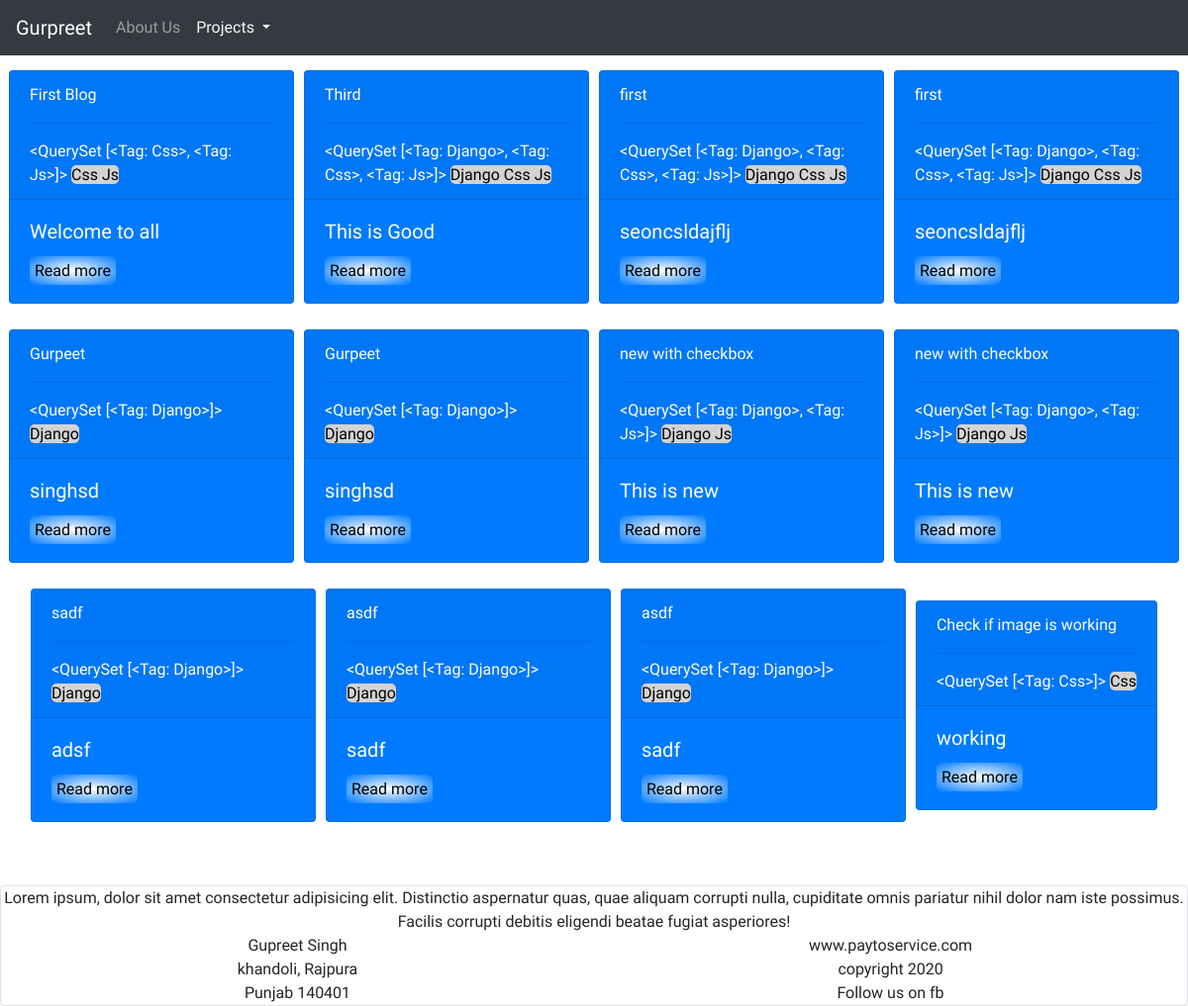
Page /posts on the earlier database version.
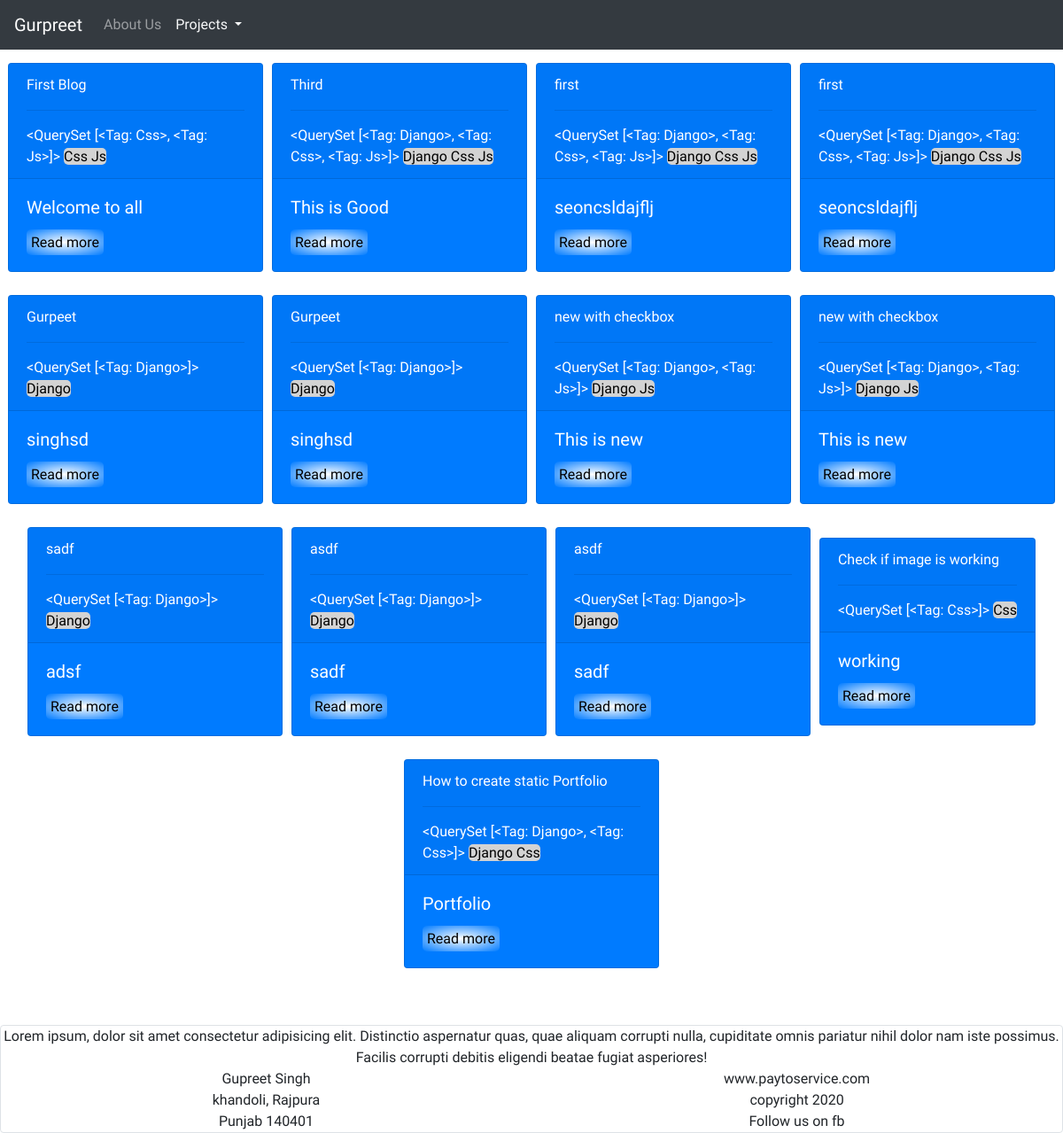
Same page on the later database version.
### blog/models.py (models this page shows, shortened)
class Post(models.Model):
    headline = models.CharField(max_length=200,null=True,blank=True)
    sub_headline = models.CharField(max_length=200,null=True,blank=True)
    content = models.TextField(null=True,blank=True)
    published_on = models.DateTimeField(auto_now_add = True)
    updated_on = models.DateTimeField(auto_now_add = True)
    active = models.BooleanField(default = False)
    tags = models.ManyToManyField('Tag',blank=True)
    thumbnail = models.ImageField(null=True,blank=True,upload_to="media")

class Tag(models.Model):
    name = models.CharField(max_length=200,null=True,blank=True)
    def __str__(self):
        return self.name

### blog/views.py (the view)
# urls.py: path("posts",views.posts,name='posts'),
def posts(request):
    context = {
        'posts':Post.objects.filter(active=True)
    }
    return render(request,"blog/posts.html",context)

### blog/templates/blog/posts.html (shortened to what this page needs)
{% extends "blog/structure.html" %}
{% load static %}
{% block links %}
<link  rel="stylesheet" href="{% static 'css/default.css'%}">
<link  id ="theme-style" rel="stylesheet" href="{% static 'css/light.css'%}">
{% endblock links%}
{% block navbar %}
    {% include "blog/navbar.html"%}
{% endblock navbar%}
{% block content %}
<div class="container-fluid">
   <div class="row">
        <div class="posts">
            {% for post in posts %}
                <div class="card text-white bg-primary mb-3" style="max-width: 18rem;">
                    <div class="card-header">{{post.headline}}
                        <hr>
                        {{post.tags.all}}
                            <span class="tags">
                                {% for tags in post.tags.all %}
                                    {{tags}}
                                {% endfor %}
                            </span>
                    </div>
                    <div class="card-body">
                        <h5 class="card-title">{{post.sub_headline}}</h5>
                        <a href="{% url 'post' post.id %}" class="">Read more</a>
                    </div>
                </div>
            {% endfor%}
        </div>
    </div>
</div>
{% endblock content%}
{% block footer %}
    {% include "blog/footer.html" %}
{% endblock footer %}

Differences in the rows shown:
added Post: headline "How to create static Portfolio", tags.all "<QuerySet [<Tag: Django>, <Tag: Css>]>", sub_headline "Portfolio", Tag (name "Django"), Tag (name "Css")
